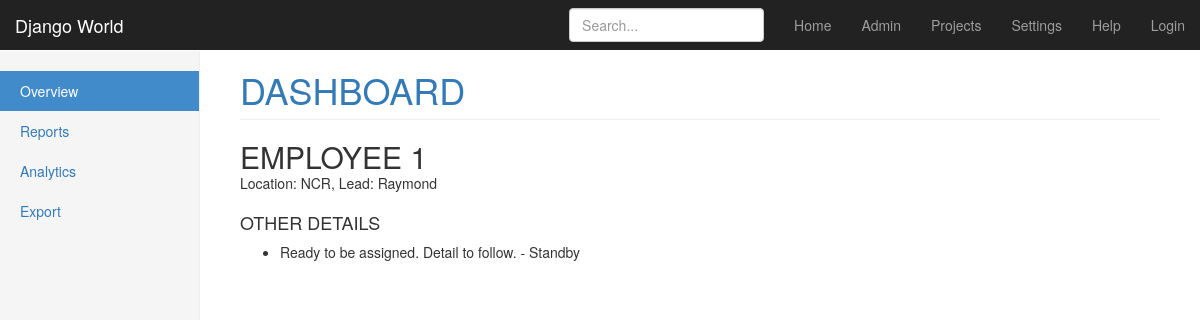
/teams/1/, run on the app's committed database.
### teams/models.py (models this page shows, shortened)
class Team(models.Model):
    name = models.CharField(max_length=255)
    lead = models.ForeignKey(User, related_name='teams', on_delete=models.PROTECT)
    field_location = models.CharField(max_length=255)

class Status_detail(models.Model):
    detail = models.CharField(max_length=255)
    months_active = models.PositiveIntegerField()
    activity = models.CharField(choices=ACTIVITIES, max_length=3)
    team = models.ForeignKey(Team, related_name='status', on_delete=models.PROTECT, default='')

### teams/views.py (the view)
# urls.py: url(r'^(?P<pk>\d+)/$', views.TeamDetailView.as_view(), name='detail'),
class TeamDetailView(DetailView, UpdateView):
    fields = ("name", "field_location", "lead")
    model = models.Team
    template_name = "teams/team_detail.html"

### teams/templates/teams/team_detail.html (shortened to what this page needs)
{% extends "teams/_layout.html" %}
{% block body_content %}
    <h1 class="page-header"><a href="{% url 'teams:list' %}" style="text-decoration: none; text-transform: uppercase;">Dashboard</a></h1>
    <h2 class="" style="text-transform:uppercase; margin-bottom: 0px;"> {{ team.name }}</h2>
    <p class="muted">Location: {{ team.field_location}}, Lead: {{ team.lead.get_full_name|default:team.lead }}</p>
    <h4 class="" style="margin-top:20px; text-transform:uppercase;">Other details</h4>
    <ul>
        {% for status in team.status.all %}
        <li>{{ status.detail }} - {{ status.get_activity_display }}</li>
        {% empty %}
        <li>No Assigned Task yet</li>
        {% endfor %}
    </ul>
{% endblock %}

### assets/css/goal.css (style rules this page uses)
body { padding-top: 50px; }
.main .page-header { margin-top: 0; }

### data on the page
Team: name "EMPLOYEE 1", field_location "NCR", lead.get_full_name "Raymond"
Status_detail: detail "Ready to be assigned. Detail to follow.", activity "Standby"
